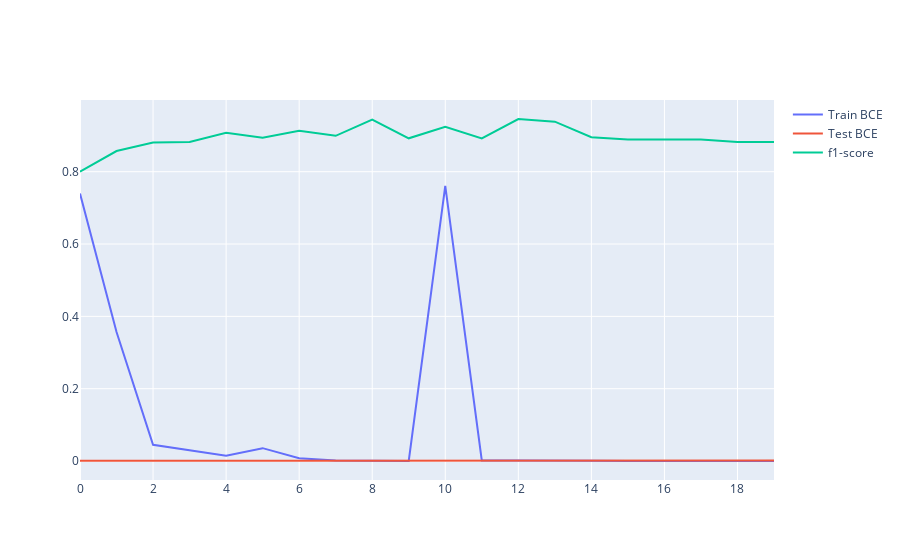

Here is the notebook cell this chart was saved with:
### Code cell
import plotly.express as px
import plotly.graph_objects as go 

figure = go.Figure()
figure.add_trace(go.Scatter(y=train_logs, name="Train BCE"))
figure.add_trace(go.Scatter(y=test_logs, name="Test BCE"))
figure.add_trace(go.Scatter(y=f1_logs, name="f1-score"))

figure.show()

### Figure 1 — Plotly figure (JSON) as saved in the notebook; plotly's stock layout.template omitted (floating-point values rounded to 4 significant figures)
{"data": [{"name": "Train BCE", "type": "scatter", "y": [0.7395, 0.3568, 0.04477, 0.03044, 0.01464, 0.03554, 0.007867, 0.001132, 0.0002668, 0.0002235, 0.761, 0.001691, 0.001751, 0.001921, 0.0007596, 3.883e-05, 7.977e-05, 9.974e-05, 5.229e-05, 6.876e-05]}, {"name": "Test BCE", "type": "scatter", "y": [0.0007961, 0.0003897, 0.0004891, 0.0004031, 0.0005321, 0.0006831, 0.0007362, 0.0007637, 0.001062, 0.00103, 0.0004636, 0.0004683, 0.0007521, 0.0008255, 0.0008967, 0.0009503, 0.001, 0.001042, 0.001083, 0.001121]}, {"name": "f1-score", "type": "scatter", "y": [0.8, 0.8571, 0.8806, 0.8824, 0.9077, 0.8939, 0.9134, 0.8992, 0.944, 0.8923, 0.9242, 0.8921, 0.9457, 0.9385, 0.8955, 0.8889, 0.8889, 0.8889, 0.8824, 0.8824]}], "layout": {}}
